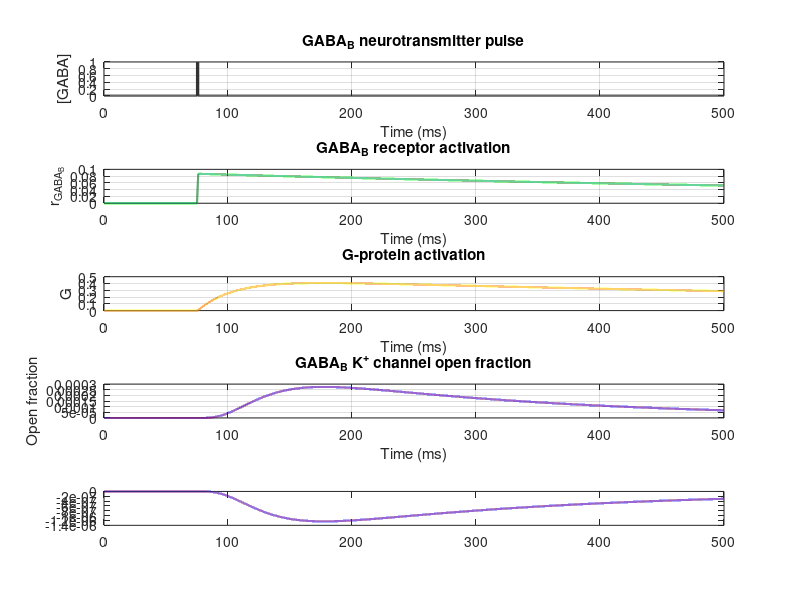

Here is the MATLAB script that generated this plot: (Note: this script raises an error after producing the figure.)
%% GABA_B receptor components only
clear; close all; clc

%% Simulation setup
N_num = 1;
tspan = 500; % ms
dt = 0.01; % time step for Euler method
loop = ceil(tspan/dt); % number of Euler iterations
time = (0:loop-1).*dt; % time vector in ms

%% GABA_B constants (Destexhe)
Cmax_GABAb = 1;    % max NT concentration
Cdur_GABAb = 1;    % NT pulse duration
K1_GABAb = 0.09;    % forward binding rate
K2_GABAb = 0.0012;    % backward unbinding rate
K3_GABAb = 0.18;    % G-protein production rate
K4_GABAb = 0.034;    % G-protein decay rate
KD_GABAb = 100;    % dissociation constant of K+ channel
n_GABAb = 4;    % number of G-protein binding sites
E_GABAb = -95;    % reversal potential
g_GABAb = 0.0001;    % maximum conductance

%% Postsynaptic voltage used to calculate current
v_post_GABA = -50; % mV

%% Neurotransmitter pulse
nt_GABAb = zeros(N_num,loop);

GABAb_start = round(75/dt);
GABAb_stop = GABAb_start + round(Cdur_GABAb/dt);
nt_GABAb(:,GABAb_start:GABAb_stop) = Cmax_GABAb;

%% Initial receptor and G-protein values
r_GABAb = zeros(N_num,loop);
G_GABAb = zeros(N_num,loop);
GABAb_open = zeros(N_num,loop);

%% Current array
I_GABAb = zeros(N_num,loop);

%% Euler method
for i = 1:loop-1

% GABA_B receptor activation
dGABAb_rdt(:,i) = (K1_GABAb.*nt_GABAb(:,i).*(1-r_GABAb(:,i))) - (K2_GABAb.*r_GABAb(:,i));
r_GABAb(:,i+1) = r_GABAb(:,i) + dt.*dGABAb_rdt(:,i);

% G-protein activation for GABA_B
dGABAb_Gdt(:,i) = (K3_GABAb.*r_GABAb(:,i)) - (K4_GABAb.*G_GABAb(:,i));
G_GABAb(:,i+1) = G_GABAb(:,i) + dt.*dGABAb_Gdt(:,i);

% GABA_B channel open fraction and current
GABAb_open(:,i) = (G_GABAb(:,i).^n_GABAb)./(G_GABAb(:,i).^n_GABAb + KD_GABAb);
I_GABAb(:,i) = g_GABAb.*GABAb_open(:,i).*(E_GABAb-v_post_GABA);
end

% Calculate final sample for plotting
GABAb_open(:,end) = (G_GABAb(:,end).^n_GABAb)./(G_GABAb(:,end).^n_GABAb + KD_GABAb);
I_GABAb(:,end) = g_GABAb.*GABAb_open(:,end).*(E_GABAb-v_post_GABA);

%% Plot GABA_B components
figure('Name','GABA_B Components','Color','w');

subplot(5,1,1)
plot(time, nt_GABAb, 'Color', [0.2 0.2 0.2], 'LineWidth', 1.5)
title('GABA_B neurotransmitter pulse')
xlabel('Time (ms)')
ylabel('[GABA]')
grid on

subplot(5,1,2)
plot(time, r_GABAb, 'Color', [0.1 0.5 0.2], 'LineWidth', 1.5)
title('GABA_B receptor activation')
xlabel('Time (ms)')
ylabel('r_{GABA_B}')
grid on

subplot(5,1,3)
plot(time, G_GABAb, 'Color', [0.9 0.5 0.1], 'LineWidth', 1.5)
title('G-protein activation')
xlabel('Time (ms)')
ylabel('G')
grid on

subplot(5,1,4)
plot(time, GABAb_open, 'Color', [0.3 0.1 0.7], 'LineWidth', 1.5)
title('GABA_B K^+ channel open fraction')
xlabel('Time (ms)')
ylabel('Open fraction')
grid on

subplot(5,1,5)
plot(time, I_GABAb, 'Color', [0.3 0.1 0.7], 'LineWidth', 1.5)
yline(0,'k:')
title('GABA_B IPSC')
xlabel('Time (ms)')
ylabel('Current')
grid on
